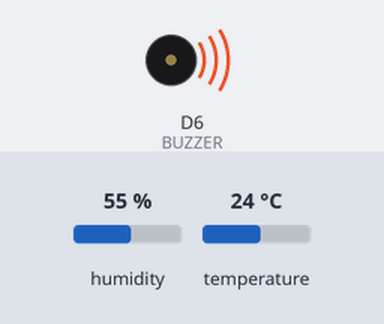
The sketch below on a simulated ESP8266 (NodeMCU). Parts: buzzer (waves = sounding). The test bench sets the inputs (shaded band); at power-on: humidity 55 %, temperature 24 °C. WiFi joins after 1.5 s; servers stay silent unless stated; what the sketch prints to the serial monitor is not drawn.

Above: at 2.2 s.
At 5.8 s:
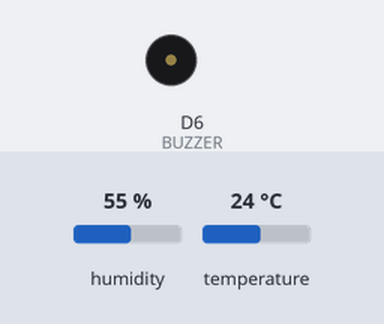
Timing chart, 0 to 10.9 s (numbered marks = the images above):
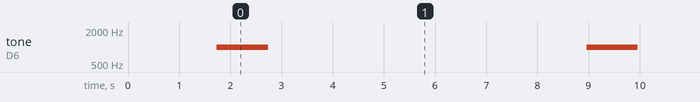

The sketch:

sketch_apr14a.ino
```cpp
#include <DHT.h>
#include <Adafruit_Sensor.h>
#include "ThingSpeak.h"
#include "DHT.h"
#include <ESP8266WiFi.h>

String apiKey = "X3OG9MOVY6BDBAWR";       // Enter your Write API key from ThingSpeak
const char* ssid = "WELCOME TO VNU-IS";           // Give your wifi network name
const char* password = "";   // Give your wifi network password
const char* server = "api.thingspeak.com";
#define DHTPIN 0      //pin D0 where the dht11 is connected
DHT dht(DHTPIN, DHT11);
WiFiClient client;
int BUZZER=D6;

void setup()
{
  pinMode(16, OUTPUT);  //pin D0 where the dht11 is connected
  pinMode(5, OUTPUT);   //pin D1 where the dht11 is connected
  pinMode(4, OUTPUT);   //pin D2 where the dht11 is connected
  pinMode(BUZZER,OUTPUT);

       Serial.begin(115200);
       delay(10);
       dht.begin();
       Serial.println("Connecting to ");
       Serial.println(ssid);
       WiFi.begin(ssid, password);
      while (WiFi.status() != WL_CONNECTED)
     {
            delay(500);
            Serial.print(".");
     }
      Serial.println("");
      Serial.println("WiFi is connected");


}

void loop()
{
      float h = dht.readHumidity();
      float t = dht.readTemperature();
             /* if (isnan(h) || isnan(t))
                 {
                     Serial.println("Failed to read from DHT sensor!");
                      return;
                      delay(5000);
                 }
*/                         if (client.connect(server,80))   //   "184.106.153.149" or api.thingspeak.com
                      {
                             String postStr = apiKey;
                             postStr +="&field1=";
                             postStr += String(t);
                             postStr +="&field2=";
                             postStr += String(h);
                             postStr += "\r\n\r\n";

                             client.print("POST /update HTTP/1.1\n");
                             client.print("Host: api.thingspeak.com\n");
                             client.print("Connection: close\n");
                             client.print("X-THINGSPEAKAPIKEY: "+apiKey+"\n");
                             client.print("Content-Type: application/x-www-form-urlencoded\n");
                             client.print("Content-Length: ");
                             client.print(postStr.length());
                             client.print("\n\n");
                             client.print(postStr);

                             Serial.print("Temperature: ");
                             Serial.print(t);
                             Serial.print("°C, Humidity: ");
                             Serial.print(h);
                             Serial.println("%. Send to Thingspeak.");

  if(t <= 0){
 digitalWrite(16,HIGH);
 digitalWrite(5,LOW);
 digitalWrite(4,LOW);
  noTone(BUZZER);     // Stop sound...
  //delay(1000);        // ...for 1sec
 }
  if( 0 < t && t < 26 ){
 digitalWrite(16,LOW);
 digitalWrite(5,HIGH);
 digitalWrite(4,LOW);
  tone(BUZZER, 1000); // Send 1KHz sound signal...
  delay(1000);        // ...for 1 sec
  noTone(BUZZER);     // Stop sound...
  delay(1000);        // ...for 1sec
 }
 if(t >= 26){
 digitalWrite(16,LOW);
 digitalWrite(5,LOW);
 digitalWrite(4,HIGH);

  //tone(BUZZER, 6000);
  digitalWrite(BUZZER,HIGH);
 }
 }

                 client.stop();

          Serial.println("Waiting...");

  // thingspeak needs minimum 15 sec delay between updates, i've set it to 30 seconds
  delay(5000);
}
```

Measured:
- by itself, tone on D6 (BUZZER): alternates 1000 Hz for 1.0 s and silent for 6.2 s
